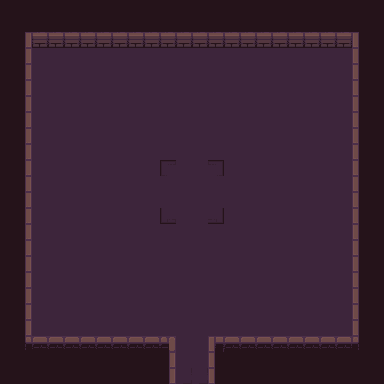

A 2D game scene composited from a Tiled map and its tileset images. What follows is a short description and the map's XML, with every tile layer's data as written:
An orthogonal 24x24 tile map with 16x16 px tiles, 3 tile layers (background, road, wall), 1 hidden layer not drawn and 1 object.

<map version="1.10" tiledversion="1.10.1" orientation="orthogonal" renderorder="right-down" width="24" height="24" tilewidth="16" tileheight="16" infinite="0" nextlayerid="6" nextobjectid="2">
 <tileset firstgid="1" source="Dungeon_Tileset.tsx" />
 <layer id="1" name="background" width="24" height="24">
  <data encoding="csv">
79,79,79,79,79,79,79,79,79,79,79,79,79,79,79,79,79,79,79,79,79,79,79,79,
79,79,79,79,79,79,79,79,79,79,79,79,79,79,79,79,79,79,79,79,79,79,79,79,
79,79,79,79,79,79,79,79,79,79,79,79,79,79,79,79,79,79,79,79,79,79,79,79,
79,79,79,79,79,79,79,79,79,79,79,79,79,79,79,79,79,79,79,79,79,79,79,79,
79,79,79,79,79,79,79,79,79,79,79,79,79,79,79,79,79,79,79,79,79,79,79,79,
79,79,79,79,79,79,79,79,79,79,79,79,79,79,79,79,79,79,79,79,79,79,79,79,
79,79,79,79,79,79,79,79,79,79,79,79,79,79,79,79,79,79,79,79,79,79,79,79,
79,79,79,79,79,79,79,79,79,79,79,79,79,79,79,79,79,79,79,79,79,79,79,79,
79,79,79,79,79,79,79,79,79,79,79,79,79,79,79,79,79,79,79,79,79,79,79,79,
79,79,79,79,79,79,79,79,79,79,79,79,79,79,79,79,79,79,79,79,79,79,79,79,
79,79,79,79,79,79,79,79,79,79,79,79,79,79,79,79,79,79,79,79,79,79,79,79,
79,79,79,79,79,79,79,79,79,79,79,79,79,79,79,79,79,79,79,79,79,79,79,79,
79,79,79,79,79,79,79,79,79,79,79,79,79,79,79,79,79,79,79,79,79,79,79,79,
79,79,79,79,79,79,79,79,79,79,79,79,79,79,79,79,79,79,79,79,79,79,79,79,
79,79,79,79,79,79,79,79,79,79,79,79,79,79,79,79,79,79,79,79,79,79,79,79,
79,79,79,79,79,79,79,79,79,79,79,79,79,79,79,79,79,79,79,79,79,79,79,79,
79,79,79,79,79,79,79,79,79,79,79,79,79,79,79,79,79,79,79,79,79,79,79,79,
79,79,79,79,79,79,79,79,79,79,79,79,79,79,79,79,79,79,79,79,79,79,79,79,
79,79,79,79,79,79,79,79,79,79,79,79,79,79,79,79,79,79,79,79,79,79,79,79,
79,79,79,79,79,79,79,79,79,79,79,79,79,79,79,79,79,79,79,79,79,79,79,79,
79,79,79,79,79,79,79,79,79,79,79,79,79,79,79,79,79,79,79,79,79,79,79,79,
79,79,79,79,79,79,79,79,79,79,79,79,79,79,79,79,79,79,79,79,79,79,79,79,
79,79,79,79,79,79,79,79,79,79,79,79,79,79,79,79,79,79,79,79,79,79,79,79,
79,79,79,79,79,79,79,79,79,79,79,79,79,79,79,79,79,79,79,79,79,79,79,79
</data>
 </layer>
 <layer id="2" name="road" width="24" height="24">
  <data encoding="csv">
0,0,0,0,0,0,0,0,0,0,0,0,0,0,0,0,0,0,0,0,0,0,0,0,
0,0,0,0,0,0,0,0,0,0,0,0,0,0,0,0,0,0,0,0,0,0,0,0,
0,0,0,0,0,0,0,0,0,0,0,0,0,0,0,0,0,0,0,0,0,0,0,0,
0,0,24,24,24,24,24,24,24,24,24,24,24,24,24,24,24,24,24,24,24,24,0,0,
0,0,24,24,24,24,24,24,24,24,24,24,24,24,24,24,24,24,24,24,24,24,0,0,
0,0,24,24,24,24,24,24,24,24,24,24,24,24,24,24,24,24,24,24,24,24,0,0,
0,0,24,24,24,24,24,24,24,24,24,24,24,24,24,24,24,24,24,24,24,24,0,0,
0,0,24,24,24,24,24,24,24,24,24,24,24,24,24,24,24,24,24,24,24,24,0,0,
0,0,24,24,24,24,24,24,24,24,24,24,24,24,24,24,24,24,24,24,24,24,0,0,
0,0,24,24,24,24,24,24,24,24,24,24,24,24,24,24,24,24,24,24,24,24,0,0,
0,0,24,24,24,24,24,24,24,24,12,24,24,15,24,24,24,24,24,24,24,24,0,0,
0,0,24,24,24,19,19,19,19,19,24,24,24,24,19,19,19,19,24,24,24,24,0,0,
0,0,24,24,24,19,19,19,19,19,24,24,24,24,19,19,19,19,19,24,24,24,0,0,
0,0,24,24,24,24,24,24,24,24,32,24,24,35,24,24,24,24,24,24,24,24,0,0,
0,0,24,24,24,24,24,24,24,24,24,19,19,24,24,24,24,24,24,24,24,24,0,0,
0,0,24,24,24,24,24,24,24,24,24,19,19,24,24,24,24,24,24,24,24,24,0,0,
0,0,24,24,24,24,24,24,24,24,24,19,19,24,24,24,24,24,24,24,24,24,0,0,
0,0,24,24,24,24,24,24,24,24,24,19,19,24,24,24,24,24,24,24,24,24,0,0,
0,0,24,24,24,24,24,24,24,24,24,19,19,24,24,24,24,24,24,24,24,24,0,0,
0,0,24,24,24,24,24,24,24,24,24,24,24,24,24,24,24,24,24,24,24,24,0,0,
0,0,24,24,24,24,24,24,24,24,24,24,24,24,24,24,24,24,24,24,24,24,0,0,
0,0,0,0,0,0,0,0,0,0,0,24,24,0,0,0,0,0,0,0,0,0,0,0,
0,0,0,0,0,0,0,0,0,0,0,24,24,0,0,0,0,0,0,0,0,0,0,0,
0,0,0,0,0,0,0,0,0,0,0,17,17,0,0,0,0,0,0,0,0,0,0,0
</data>
 </layer>
 <layer id="3" name="wall" width="24" height="24">
  <data encoding="csv">
0,0,0,0,0,0,0,0,0,0,0,0,0,0,0,0,0,0,0,0,0,0,0,0,
0,0,0,0,0,0,0,0,0,0,0,0,0,0,0,0,0,0,0,0,0,0,0,0,
0,11,2,2,2,2,2,2,2,2,2,2,2,2,2,2,2,2,2,2,2,2,16,0,
0,11,0,0,0,0,0,0,0,0,0,0,0,0,0,0,0,0,0,0,0,0,16,0,
0,11,0,0,0,0,0,0,0,0,0,0,0,0,0,0,0,0,0,0,0,0,16,0,
0,11,0,0,0,0,0,0,0,0,0,0,0,0,0,0,0,0,0,0,0,0,16,0,
0,11,0,0,0,0,0,0,0,0,0,0,0,0,0,0,0,0,0,0,0,0,16,0,
0,11,0,0,0,0,0,0,0,0,0,0,0,0,0,0,0,0,0,0,0,0,16,0,
0,11,0,0,0,0,0,0,0,0,0,0,0,0,0,0,0,0,0,0,0,0,16,0,
0,11,0,0,0,0,0,0,0,0,0,0,0,0,0,0,0,0,0,0,0,0,16,0,
0,11,0,0,0,0,0,0,0,0,0,0,0,0,0,0,0,0,0,0,0,0,16,0,
0,11,0,0,0,0,0,0,0,0,0,0,0,0,0,0,0,0,0,0,0,0,16,0,
0,11,0,0,0,0,0,0,0,0,0,0,0,0,0,0,0,0,0,0,0,0,16,0,
0,11,0,0,0,0,0,0,0,0,0,0,0,0,0,0,0,0,0,0,0,0,16,0,
0,11,0,0,0,0,0,0,0,0,0,0,0,0,0,0,0,0,0,0,0,0,16,0,
0,11,0,0,0,0,0,0,0,0,0,0,0,0,0,0,0,0,0,0,0,0,16,0,
0,11,0,0,0,0,0,0,0,0,0,0,0,0,0,0,0,0,0,0,0,0,16,0,
0,11,0,0,0,0,0,0,0,0,0,0,0,0,0,0,0,0,0,0,0,0,16,0,
0,11,0,0,0,0,0,0,0,0,0,0,0,0,0,0,0,0,0,0,0,0,16,0,
0,11,0,0,0,0,0,0,0,0,0,0,0,0,0,0,0,0,0,0,0,0,16,0,
0,11,0,0,0,0,0,0,0,0,0,0,0,0,0,0,0,0,0,0,0,0,16,0,
0,41,42,42,42,42,42,42,42,42,56,0,0,51,42,42,42,42,42,42,42,42,46,0,
0,0,0,0,0,0,0,0,0,0,31,0,0,36,0,0,0,0,0,0,0,0,0,0,
0,0,0,0,0,0,0,0,0,0,31,0,0,36,0,0,0,0,0,0,0,0,0,0
</data>
 </layer>
 <objectgroup id="5" name="object_layer">
  <object id="1" gid="24" x="187.701" y="201.295" width="16" height="16">
   <properties>
    <property name="npc" type="bool" value="true" />
    <property name="npc_id" type="int" value="10003" />
   </properties>
  </object>
 </objectgroup>
 <layer id="4" name="smog" width="24" height="24" visible="0">
  <data encoding="csv">
79,79,79,79,79,79,79,79,79,79,79,79,79,79,79,79,79,79,79,79,79,79,79,79,
79,79,79,79,79,79,79,79,79,79,79,79,79,79,79,79,79,79,79,79,79,79,79,79,
79,79,79,79,79,79,79,79,79,79,79,79,79,79,79,79,79,79,79,79,79,79,79,79,
79,79,79,79,79,79,79,79,79,79,79,79,79,79,79,79,79,79,79,79,79,79,79,79,
79,79,79,79,79,79,79,79,79,79,79,79,79,79,79,79,79,79,79,79,79,79,79,79,
79,79,79,79,79,79,79,79,79,79,79,79,79,79,79,79,79,79,79,79,79,79,79,79,
79,79,79,79,79,79,79,79,79,79,79,79,79,79,79,79,79,79,79,79,79,79,79,79,
79,79,79,79,79,79,79,79,79,79,79,79,79,79,79,79,79,79,79,79,79,79,79,79,
79,79,79,79,79,79,79,79,79,79,79,79,79,79,79,79,79,79,79,79,79,79,79,79,
79,79,79,79,79,79,79,79,79,79,79,79,79,79,79,79,79,79,79,79,79,79,79,79,
79,79,79,79,79,79,79,79,79,79,79,79,79,79,79,79,79,79,79,79,79,79,79,79,
79,79,79,79,79,79,79,79,79,79,79,79,79,79,79,79,79,79,79,79,79,79,79,79,
79,79,79,79,79,79,79,79,79,79,79,79,79,79,79,79,79,79,79,79,79,79,79,79,
79,79,79,79,79,79,79,79,79,79,79,79,79,79,79,79,79,79,79,79,79,79,79,79,
79,79,79,79,79,79,79,79,79,79,79,79,79,79,79,79,79,79,79,79,79,79,79,79,
79,79,79,79,79,79,79,79,79,79,79,79,79,79,79,79,79,79,79,79,79,79,79,79,
79,79,79,79,79,79,79,79,79,79,79,79,79,79,79,79,79,79,79,79,79,79,79,79,
79,79,79,79,79,79,79,79,79,79,79,79,79,79,79,79,79,79,79,79,79,79,79,79,
79,79,79,79,79,79,79,79,79,79,79,79,79,79,79,79,79,79,79,79,79,79,79,79,
79,79,79,79,79,79,79,79,79,79,79,79,79,79,79,79,79,79,79,79,79,79,79,79,
79,79,79,79,79,79,79,79,79,79,79,79,79,79,79,79,79,79,79,79,79,79,79,79,
79,79,79,79,79,79,79,79,79,79,79,79,79,79,79,79,79,79,79,79,79,79,79,79,
79,79,79,79,79,79,79,79,79,79,79,79,79,79,79,79,79,79,79,79,79,79,79,79,
79,79,79,79,79,79,79,79,79,79,79,79,79,79,79,79,79,79,79,79,79,79,79,79
</data>
 </layer>
</map>
